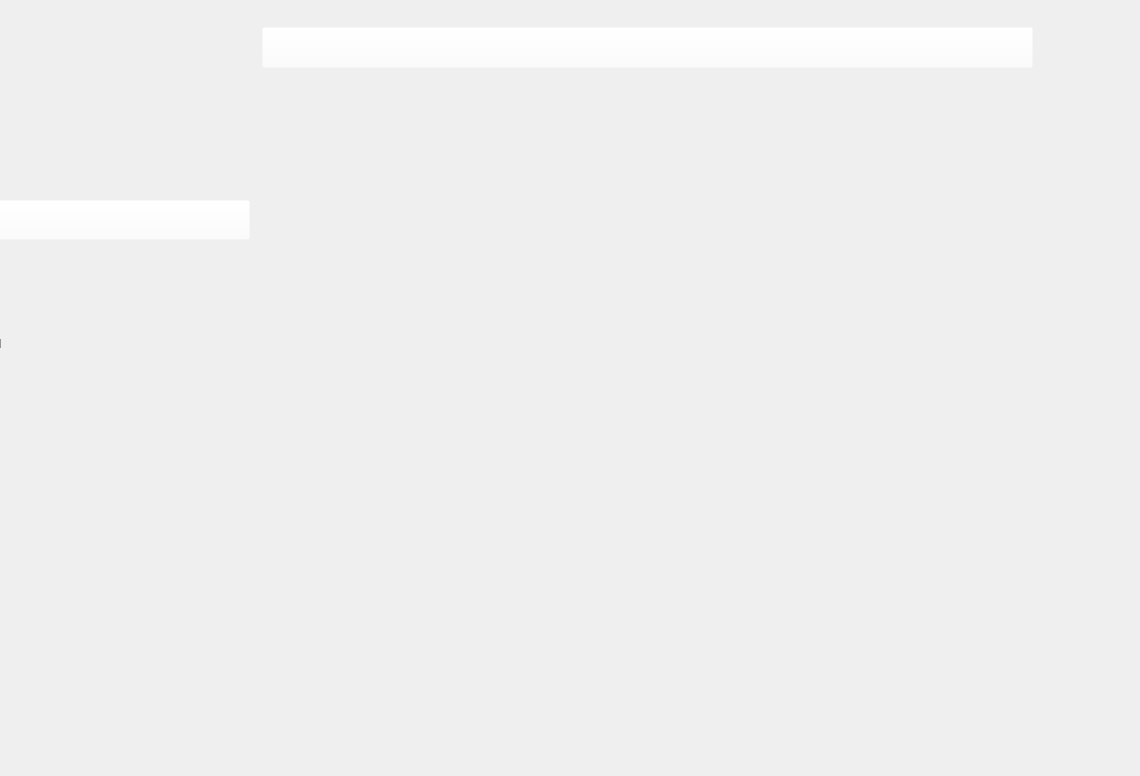
    <widget class="QWidget" name="student_first">
     <property name="styleSheet">
      <string notr="true"/>
     </property>
     <widget class="QLabel" name="label_4">
      <property name="geometry">
       <rect>
        <x>-50</x>
        <y>-40</y>
        <width>1131</width>
        <height>767</height>
       </rect>
      </property>
      <property name="styleSheet">
       <string notr="true">background:url(&quot;C:/Users/Dhia/Desktop/2eme/IMG_projet/student_first.png&quot;)</string>
      </property>
      <property name="text">
       <string>TextLabel</string>
      </property>
     </widget>
     <widget class="QPushButton" name="pushButton_18">
      <property name="geometry">
       <rect>
        <x>-50</x>
        <y>200</y>
        <width>300</width>
        <height>40</height>
       </rect>
      </property>
      <property name="styleSheet">
       <string notr="true">background:rgba(255,255,255,0);
border -radius:0px;</string>
      </property>
      <property name="text">
       <string/>
      </property>
     </widget>
     <widget class="QPushButton" name="pushButton_19">
      <property name="geometry">
       <rect>
        <x>262</x>
        <y>27</y>
        <width>771</width>
        <height>41</height>
       </rect>
      </property>
      <property name="styleSheet">
       <string notr="true">background:rgba(255,255,255,0);
border -radius:0px;</string>
      </property>
      <property name="text">
       <string/>
      </property>
     </widget>
    </widget>
